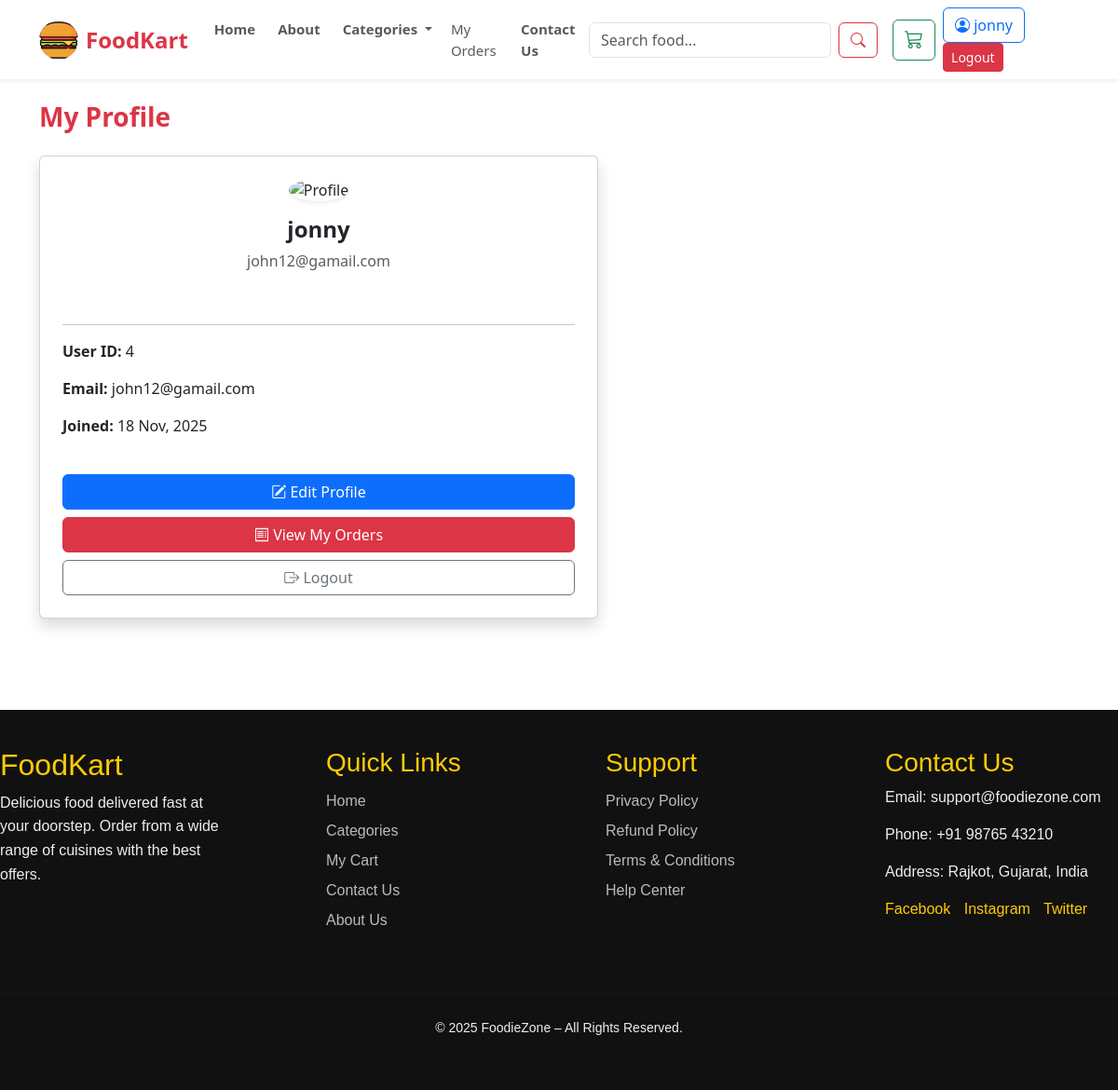
The page /public/profile.php (signed in) on the database its author committed.
### tables this page shows
CREATE TABLE `users` (
  `id` int(11) NOT NULL,
  `name` varchar(100) DEFAULT NULL,
  `email` varchar(100) DEFAULT NULL,
  `password` varchar(255) DEFAULT NULL,
  `role` enum('user','admin') DEFAULT 'user',
  `created_at` timestamp NOT NULL DEFAULT current_timestamp(),
  `reset_token` varchar(255) DEFAULT NULL,
  `token_expiry` datetime DEFAULT NULL
);

### public/profile.php (the view, shortened to what this page needs)
<?php
include('layout.php');
$user_id = $_SESSION['user_id'];
$result = $conn->query("SELECT * FROM users WHERE id = $user_id");
$user = $result->fetch_assoc();
?>
<h3 class="fw-bold text-danger mb-4">My Profile</h3>
<div class="card shadow p-4 mb-4" style="max-width:600px;">
    <div class="text-center mb-4">
        <img src="https://cdn-icons-png.flaticon.com/512/149/149071.png"
            alt="Profile"
            width="100"
            class="rounded-circle shadow-sm mb-3">
        <h4 class="fw-bold"><?php echo htmlspecialchars($user['name']); ?></h4>
        <p class="text-muted"><?php echo htmlspecialchars($user['email']); ?></p>
    </div>
    <hr>
    <p><strong>User ID:</strong> <?php echo $user['id']; ?></p>
    <p><strong>Email:</strong> <?php echo htmlspecialchars($user['email']); ?></p>
    <p><strong>Joined:</strong> <?php echo date("d M, Y", strtotime($user['created_at'])); ?></p>
    <div class="mt-4">
        <a href="edit_profile.php" class="btn btn-primary w-100 mb-2">
            <i class="bi bi-pencil-square"></i> Edit Profile
        </a>
        <a href="my_orders.php" class="btn btn-danger w-100 mb-2">
            <i class="bi bi-receipt"></i> View My Orders
        </a>
        <a href="logout.php" class="btn btn-outline-secondary w-100">
            <i class="bi bi-box-arrow-right"></i> Logout
        </a>
    </div>
</div>

### public/layout.php (style rules this page uses)
html, body { height: 100%; }
body { display: flex; flex-direction: column; }

### rows shown on the page
users: name "jonny", email "john12@gamail.com", id "4", created_at "18 Nov, 2025"

### other values the page prints
$_SESSION['user_name'] "jonny"
